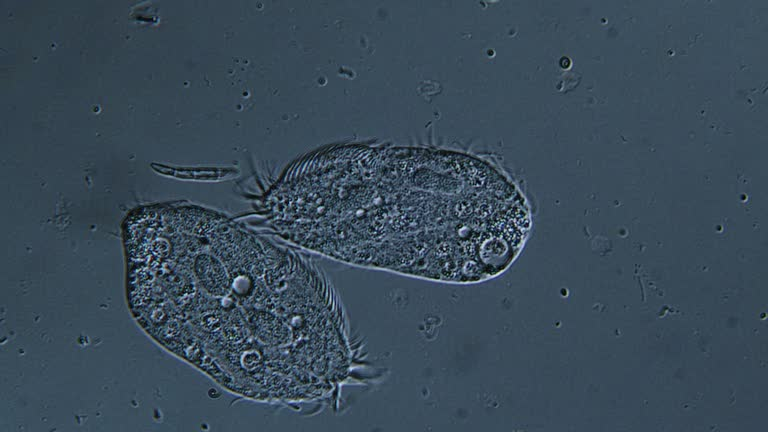
#> input picture Modelo OpenCV/Bac.jpg, 768 x 432 px
$ python BordesContornos.py   (older library calls are emulated)
#> lines starting #> are read from the running program, lines starting #| are printed output that depends on the picture; after the words box and inside, x2 and y2 are one past the last pixel; in counts of white or black regions, pixels touching at a corner belong together
import cv2

img = cv2.imread('Bac.jpg')
#> img is the input picture: shape (432, 768, 3); mean B, G, R 89.1, 74.9, 57.3
img_gray = cv2.cvtColor(img, cv2.COLOR_BGR2GRAY)
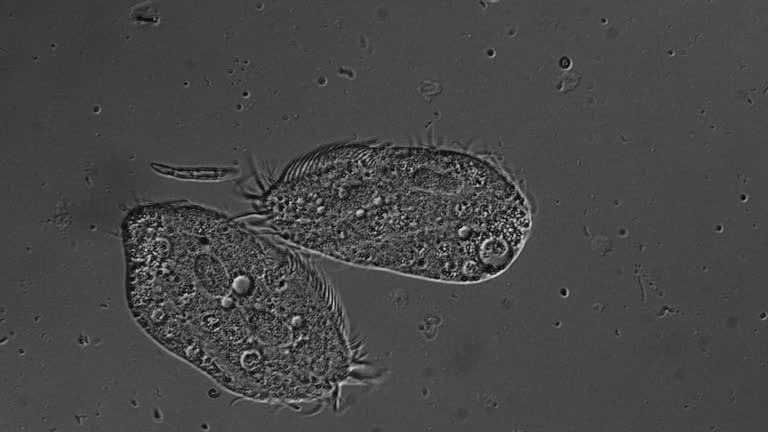
#> img_gray: shape (432, 768); min 2, max 225, mean 71.2
img_blur = cv2.GaussianBlur(img_gray, (3,3), 0)

sobelx = cv2.Sobel(src=img_blur, ddepth=cv2.CV_64F, dx=1, dy=0, ksize=5)
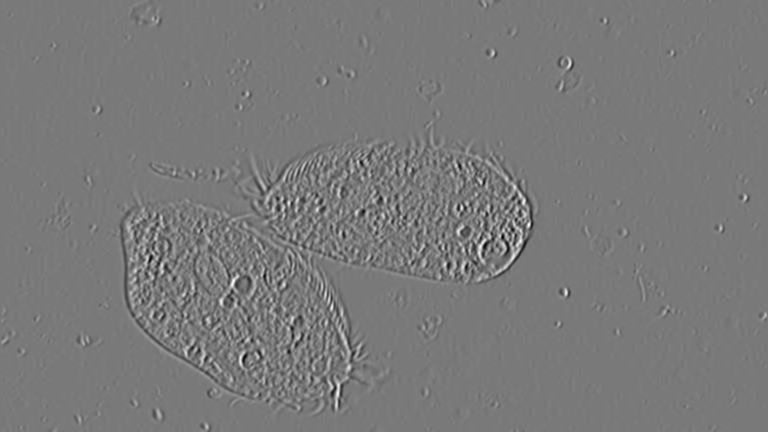
#> sobelx: shape (432, 768) float64; min -5023, max 5485, mean 0.9; drawn with min black and max white
sobely = cv2.Sobel(src=img_blur, ddepth=cv2.CV_64F, dx=0, dy=1, ksize=5)
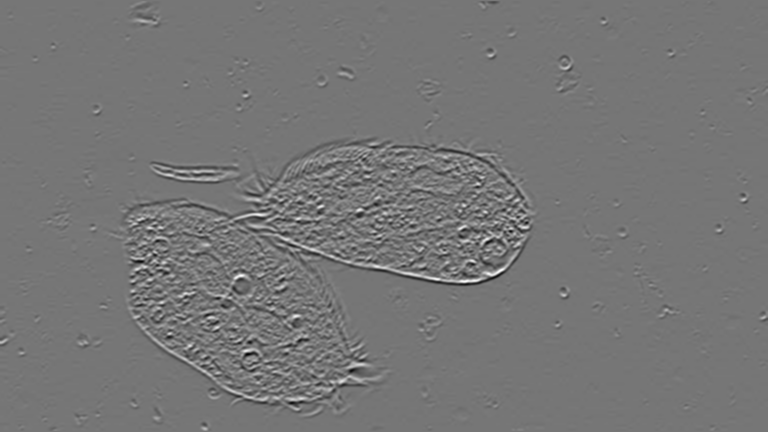
#> sobely: shape (432, 768) float64; min -5194, max 6016, mean 0.9; drawn with min black and max white
sobelxy = cv2.Sobel(src=img_blur, ddepth=cv2.CV_64F, dx=1, dy=1, ksize=5)
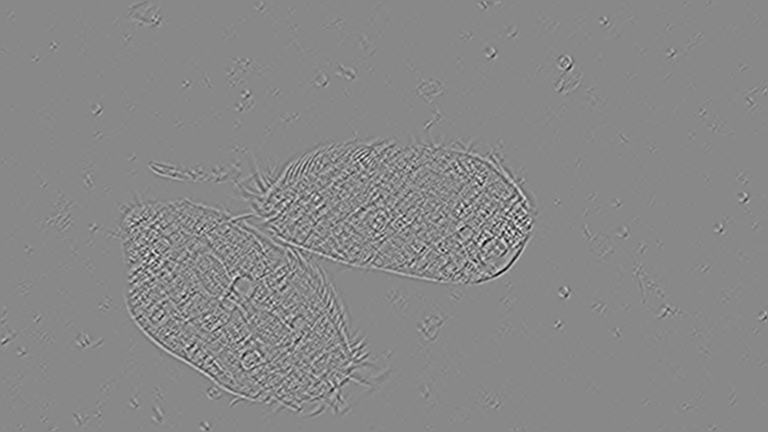
#> sobelxy: shape (432, 768) float64; min -1412, max 1220, mean 0; drawn with min black and max white

edges = cv2.Canny(image=img_blur, threshold1=100, threshold2=200)
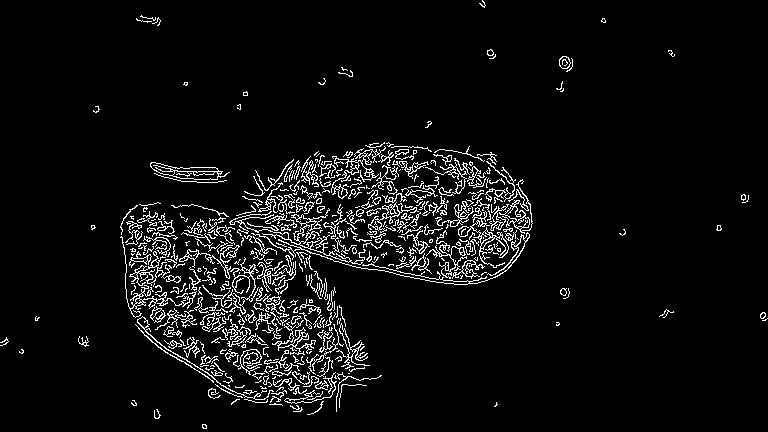
#> edges: shape (432, 768); 5.6% white in thin lines or dots

cv2.imshow('Canny Edge Detection', edges)
cv2.imwrite("A.jpg",edges)
cv2.waitKey(0)
cv2.destroyAllWindows()

imagen = cv2.imread('A.jpg')
#> imagen: shape (432, 768, 3); min 0, max 255, mean 14.4
img_gray = cv2.cvtColor(imagen, cv2.COLOR_BGR2GRAY)
ret, frame = cv2.threshold(img_gray, 90, 255, cv2.THRESH_BINARY)
cv2.imshow('Binary image', frame)
cv2.waitKey(0)
cv2.destroyAllWindows()
contours, hierarchy = cv2.findContours(image=frame, mode=cv2.RETR_TREE, method=cv2.CHAIN_APPROX_NONE)
#> contours = 686 contours, 537 with area under 20; largest, box (x1, y1, x2, y2) and area: (150, 162, 230, 180) 697, (229, 208, 366, 265) 388, (331, 146, 386, 199) 343, (150, 162, 219, 176) 340, (129, 251, 181, 286) 329
#> (the run stopped early here; a loop or call above may not have finished)
